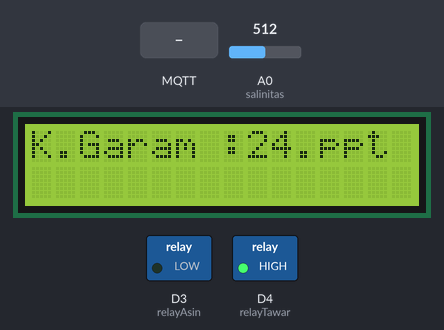
The sketch below on a simulated ESP8266 (NodeMCU). Parts: 16×2 character LCD, switched loads named in the sketch (green lamp = pin HIGH). Inputs (shaded band) come from the test bench; at power-on: A0 (salinitas) = 512. WiFi joins after 1.5 s; servers stay silent unless stated; no MQTT or app messages arrive unless stated; what the sketch prints to the serial monitor is not drawn.

Above: at 2.7 s.
2.8 s: A0 (salinitas) set to 532
At 4.3 s:
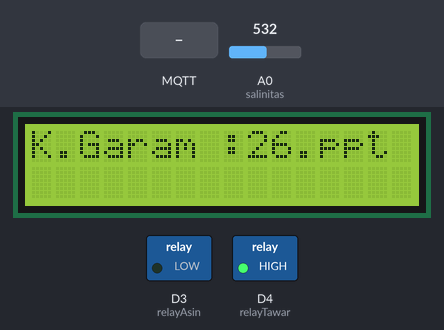
5.2 s: A0 (salinitas) set to 564
At 6.6 s:
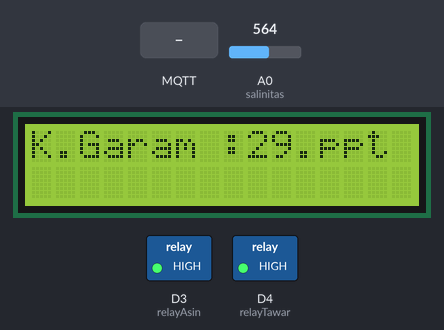
7.3 s: MQTT message "5" arrives on the first subscribed topic
At 8.1 s:
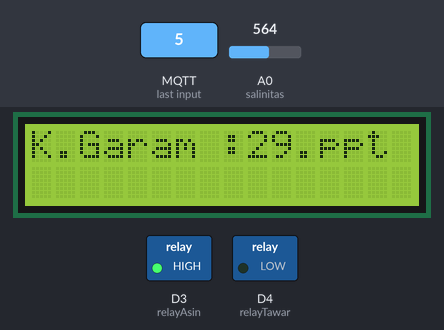
8.8 s: A0 (salinitas) set to 511
At 10.3 s:
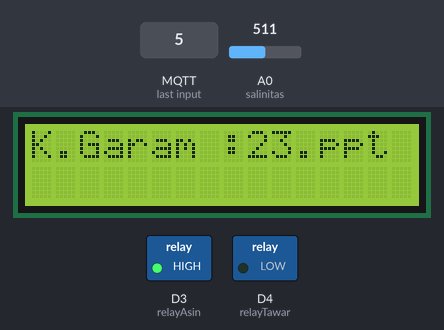
10.9 s: MQTT message "90" arrives on the first subscribed topic
At 11.9 s:
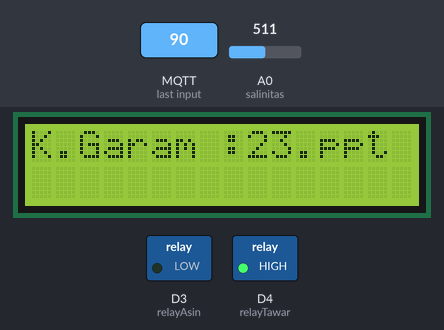
12.5 s: MQTT message "1" arrives on the first subscribed topic
At 13.4 s:
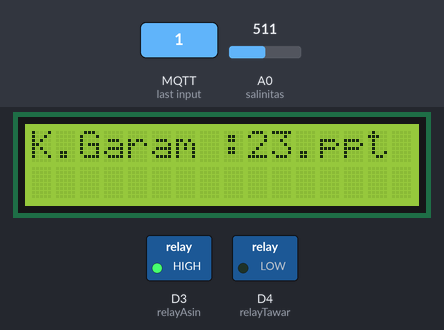
Timing chart, 0 to 15.1 s (numbered marks = the images above; inputs shaded):
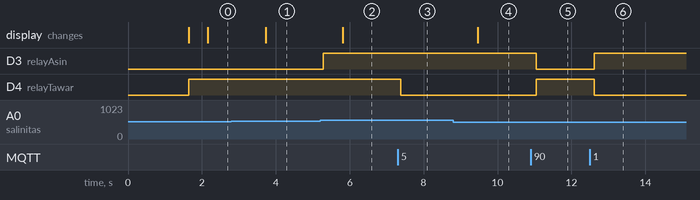

Measured:
- the behaviour switches between 547 and 548 on A0 (salinitas) (found by bisection; images 1 and 2)
- after the input at 2.8 s, the display: changes after 0.92 s (image 1)
- after the input at 5.2 s, D3 (relayAsin): LOW → HIGH after 0.09 s; the display: changes after 0.61 s (image 2)
- after the input at 7.3 s, D4 (relayTawar): HIGH → LOW after 0.08 s
- after the input at 8.8 s, the display: changes after 0.67 s (image 4)
- after the input at 10.9 s, D3 (relayAsin): HIGH → LOW after 0.15 s; D4 (relayTawar): LOW → HIGH after 0.15 s
- after the input at 12.5 s, D3 (relayAsin): LOW → HIGH after 0.12 s; D4 (relayTawar): HIGH → LOW after 0.12 s

The sketch:

ESPKHUSUSUYAH.ino
```cpp
#include <PubSubClient.h>
#include <LiquidCrystal_I2C.h>
#include <Wire.h>
#include <ESP8266WiFi.h>
LiquidCrystal_I2C lcd(0x27,16,2);

////////////////////////////////////////////////////
char ssid[] = "ojo";
char pass[] = "digantimaneh";
WiFiClient wifiConnection;

////////////////////////////////////////////////////
const int salinitas = A0;          //Salinitas
float mapping = 0;

int relayAsin = D3;
int relayTawar= D4;
String dUyah;

float batasBawahSalinitas = 28;
float batasAtasSalinitas = 32;

/////////////////////mqtt///////////////////////////
PubSubClient mqttClient(wifiConnection);
const char* mqttHost = "m24.cloudmqtt.com";
const int mqttPort = 12505;

//////////////////////////////////////////
void setup() {
  Serial.begin(9600);
  Wire.begin(D2,D1);

  lcd.begin(16,2);
  lcd.backlight();

  wifiConnect();
  mqttClient.setServer(mqttHost, mqttPort);
  mqttClient.setCallback(callback);

  pinMode(relayAsin, OUTPUT);
  pinMode(relayTawar, OUTPUT);
}

////////////////////////////////////////////
void wifiConnect(){
  WiFi.begin(ssid, pass);
  while (WiFi.status() != WL_CONNECTED){
    delay(50);
  }
  Serial.print("Tersambung dg IP: ");
  Serial.println(WiFi.localIP());
}

////////////////////////////////////////////////////////
void mqttReconnect(){
  if(mqttClient.connect("tamam-device-salinitas", "ulreypzx", "8UMU1gd2rU36")){
    Serial.println("mqtt connected");
    mqttClient.subscribe("batasSalinitas");
  }else{
    Serial.print("failed, rc=");
    Serial.print(mqttClient.state());
    Serial.println(" try again in on second");
  }
}

////////////////callback for mqtt///////////////////////
void callback(char *topic, byte *payload, unsigned int length){
  String topicString = String(topic);
  String r = "";
  for (int i = 0; i < length; i++){
    r += (char)payload[i];
  }
  Serial.print("Topic: ");
  Serial.print(topic);
  Serial.print(" ");
  Serial.print("Payload: ");
  Serial.print(r);
  Serial.println("");

  int commaIndex = r.indexOf(',');
  int secondCommaIndex = r.indexOf(',', commaIndex + 1);

  String firstValue = r.substring(0, commaIndex);
  String secondValue = r.substring(commaIndex + 1, secondCommaIndex);

  batasBawahSalinitas = firstValue.toFloat();
  batasAtasSalinitas = secondValue.toFloat();

  Serial.println(batasBawahSalinitas);
  Serial.println(batasAtasSalinitas);
}

//////////////////////////////////
void loop(){
if(WiFi.status() != WL_CONNECTED){
    Serial.println("wifi diskonek");
    WiFi.disconnect(true);
    wifiConnect();
  }else{
    if(!mqttClient.connected()){
      mqttReconnect();
    }
    mqttClient.loop();
  }
  tampilanLCD();
  dataSalinitas();
  delay(500);
}

//////////////////////////////////////////
void dataSalinitas(){
          int sensorValue; //adc value
          float outputValueConductivity; //conductivity value
          float outputValueTDS; //TDS value
              //read the analog in value:
              sensorValue = analogRead(salinitas);
              //Mathematical Conversion from ADC to conductivity (uSiemens)
              //rumus berdasarkan datasheet
              outputValueConductivity = (0.2142*sensorValue)+494.93;
              //Mathematical Conversion from ADC to TDS (ppm)
              //rumus berdasarkan datasheet
              outputValueTDS = (0.3417*sensorValue)+281.08;
              //

             mapping = map( sensorValue  , 300, 660, 0, 40);
             dUyah = mapping;
             kirimDataKeServer(dUyah);


              if(mapping<batasBawahSalinitas)
             {
              digitalWrite(relayAsin,LOW); //mekan
              digitalWrite(relayTawar,HIGH); //mati
             }
             else if(mapping>=batasAtasSalinitas)
             {
              digitalWrite(relayTawar,LOW);
              digitalWrite(relayAsin,HIGH);
             }
             else
             {
              digitalWrite(relayAsin,HIGH);
              digitalWrite(relayTawar,HIGH);
             }
                ;
//          Serial.print("konduktivitas = ");
//          Serial.print(outputValueConductivity);
//          Serial.print(" TDS = ");
//          Serial.print(outputValueTDS);
//          Serial.print("   Salinitas = ");
//          Serial.print(mapping);
//          Serial.print(" ADC = ");
//          Serial.println(sensorValue);

}
/////////////////////////////////////////////////
void kirimDataKeServer(String d_Uyah){
  //kirim data uyah
  char dUyahArr[5];
  String(d_Uyah).toCharArray(dUyahArr, 5);
  mqttClient.publish("esp/salinitas", dUyahArr);
  Serial.print(dUyah + ", ");
  Serial.println("\t Kirim data ke server =================");
}

/////////////////////////////////////////////////
void tampilanLCD(){
          lcd.clear();
          lcd.setCursor(0, 0);
          lcd.print("K.Garam");
          lcd.setCursor(8, 0);
          lcd.print(":");
          lcd.setCursor(9,0);
          lcd.print(mapping,1);
          lcd.setCursor(12,0);
          lcd.print("ppt");
}
```
